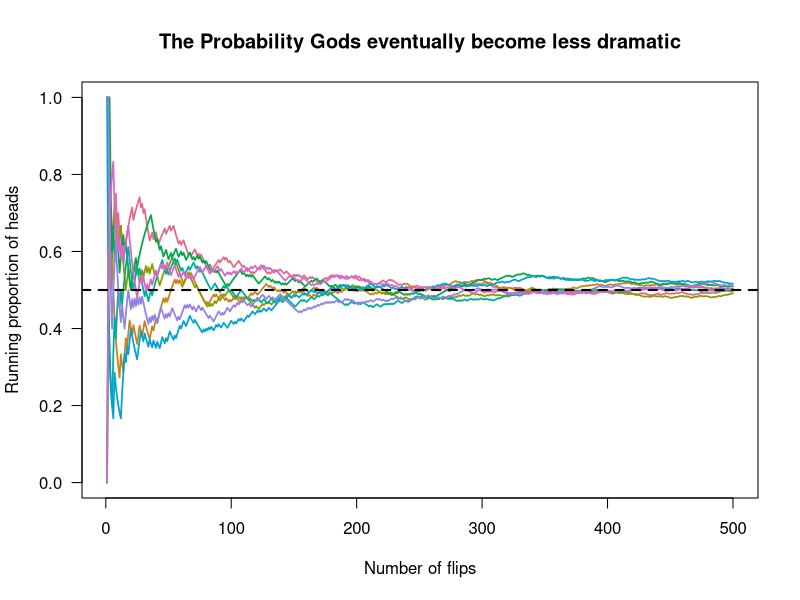
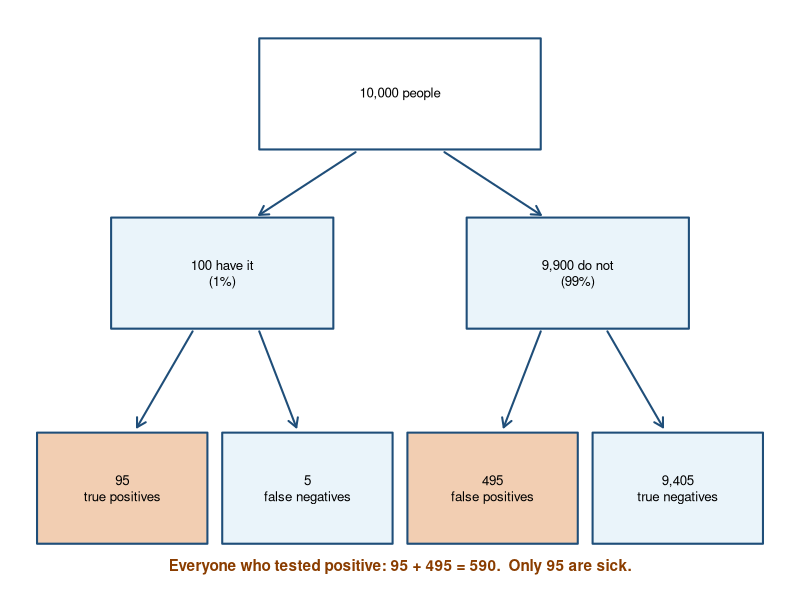

Write the R code that produced these figures, in order.
## ---- chunk 1
knitr::opts_chunk$set(
  echo = FALSE,
  message = FALSE,
  warning = FALSE,
  fig.align = "center",
  fig.width = 7,
  fig.height = 4.2
)
## ---- chunk 2
#| echo: true
set.seed(343)

play_monty <- function(switch_doors) {
  car <- sample(1:3, 1)          # where the car actually is
  pick <- sample(1:3, 1)         # your first guess

  if (switch_doors) {
    # Monty removes a goat door, so switching lands on the car
    # whenever your first guess was wrong.
    pick != car
  } else {
    pick == car
  }
}

stay   <- replicate(10000, play_monty(switch_doors = FALSE))
switch <- replicate(10000, play_monty(switch_doors = TRUE))

c(stay = mean(stay), switch = mean(switch))
## ---- chunk 3
#| echo: true
#| fig-cap: "The running proportion of heads in eight fair-coin experiments. Early estimates stagger around; with more flips, they become more stable around .50."
#| fig-alt: "Eight colored lines showing the running proportion of heads across 500 coin flips. All eight swing wildly in the first fifty flips, some as far as 0.2 or 0.8, then gradually converge toward the dashed reference line at 0.50."
set.seed(242343)

flips <- 500
paths <- replicate(8, cumsum(rbinom(flips, 1, .5)) / seq_len(flips))

matplot(
  seq_len(flips), paths,
  type = "l", lty = 1, lwd = 1.7,
  col = grDevices::hcl.colors(8, "Dark 3"),
  ylim = c(0, 1),
  xlab = "Number of flips",
  ylab = "Running proportion of heads",
  main = "The Probability Gods eventually become less dramatic",
  las = 1
)
abline(h = .5, lty = 2, lwd = 2, col = "black")
## ---- chunk 4
#| fig-cap: "Ten thousand imaginary people, none of whom will email my department head. The two shaded boxes are everyone who tested positive. Most of them are fine."
#| fig-alt: "A tree diagram starting from a box of 10,000 people. It splits into 100 who have the condition and 9,900 who do not. The 100 split into 95 true positives and 5 false negatives. The 9,900 split into 495 false positives and 9,405 true negatives. The 95 true positives and 495 false positives are shaded to show that together they make up the 590 people who tested positive."
#| fig-width: 8.5
#| fig-height: 5.2
par(mar = c(0, 0, 0, 0))
plot.new()
plot.window(xlim = c(0, 10), ylim = c(0, 6.2))

box <- function(x, y, label, fill = "white", w = 1.5, h = 0.62, cex = 0.80) {
  rect(x - w, y - h, x + w, y + h, col = fill, border = "#1F4E79", lwd = 2)
  text(x, y, label, cex = cex)
}

positive_fill <- adjustcolor("#D55E00", alpha.f = 0.30)
plain_fill <- "#EAF4FA"

# Level 1
box(5, 5.4, "10,000 people", fill = "white", w = 1.9)

# Level 2
box(2.6, 3.4, "100 have it\n(1%)", fill = plain_fill)
box(7.4, 3.4, "9,900 do not\n(99%)", fill = plain_fill)

# Level 3
box(1.25, 1.0, "95\ntrue positives", fill = positive_fill, w = 1.15)
box(3.75, 1.0, "5\nfalse negatives", fill = plain_fill, w = 1.15)
box(6.25, 1.0, "495\nfalse positives", fill = positive_fill, w = 1.15)
box(8.75, 1.0, "9,405\ntrue negatives", fill = plain_fill, w = 1.15)

arrows(4.4, 4.75, 3.1, 4.05, length = 0.10, lwd = 2, col = "#1F4E79")
arrows(5.6, 4.75, 6.9, 4.05, length = 0.10, lwd = 2, col = "#1F4E79")
arrows(2.2, 2.75, 1.45, 1.68, length = 0.10, lwd = 2, col = "#1F4E79")
arrows(3.1, 2.75, 3.6, 1.68, length = 0.10, lwd = 2, col = "#1F4E79")
arrows(6.9, 2.75, 6.4, 1.68, length = 0.10, lwd = 2, col = "#1F4E79")
arrows(7.8, 2.75, 8.55, 1.68, length = 0.10, lwd = 2, col = "#1F4E79")

text(5, 0.12,
     "Everyone who tested positive: 95 + 495 = 590.  Only 95 are sick.",
     cex = 0.92, font = 2, col = "#8A3D00")
